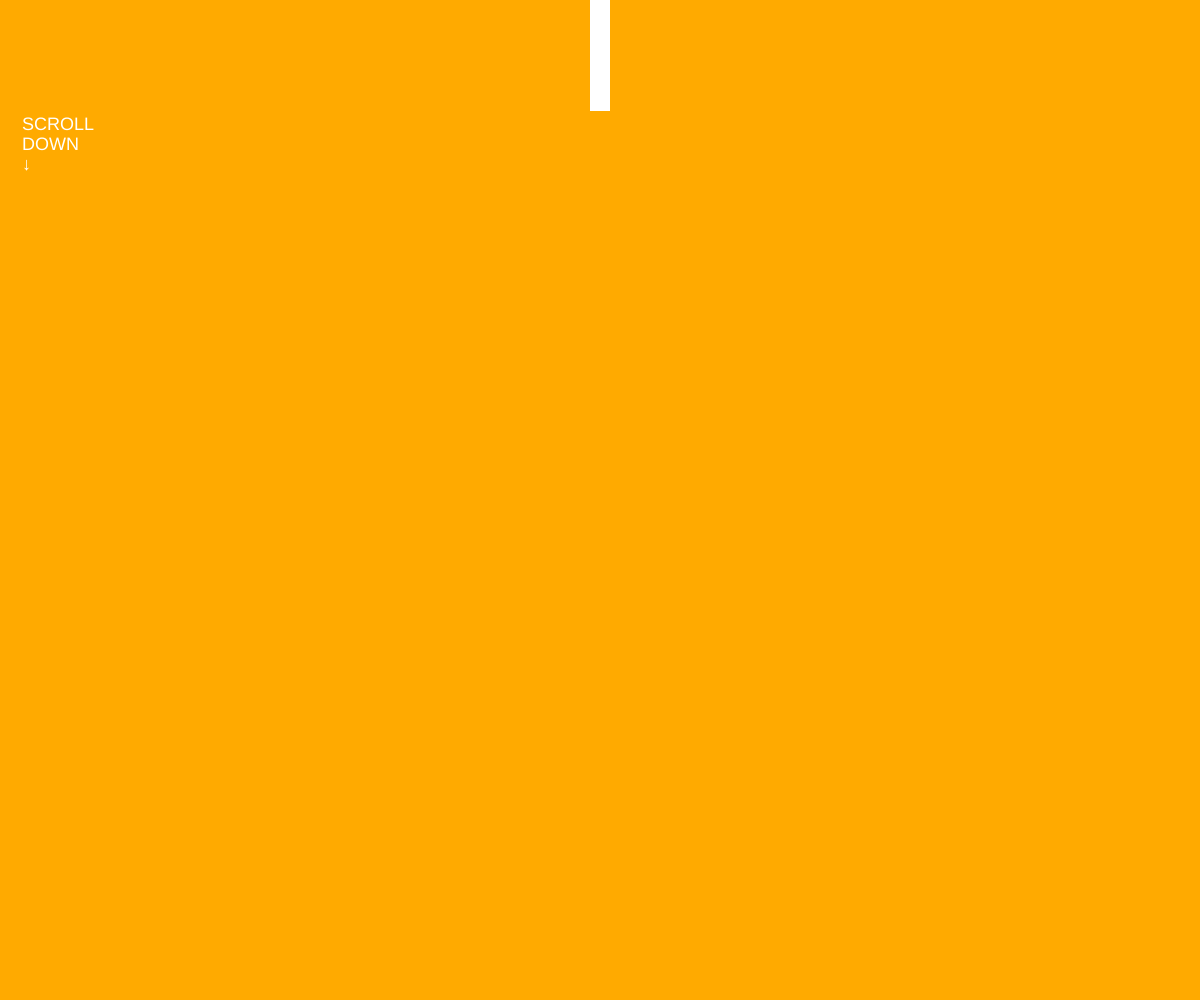
Frame 1 (no input)
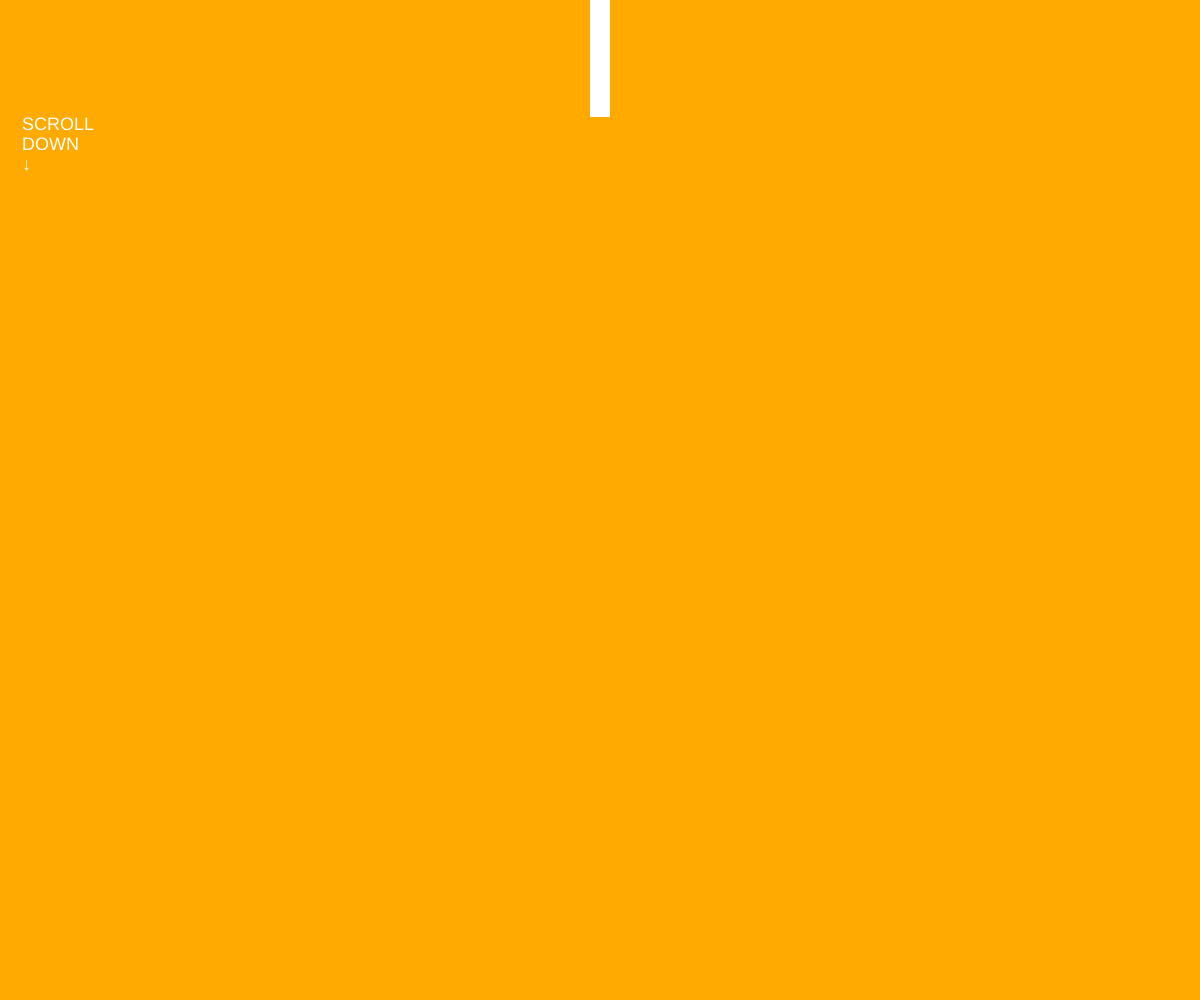
Frame 60 (no input)
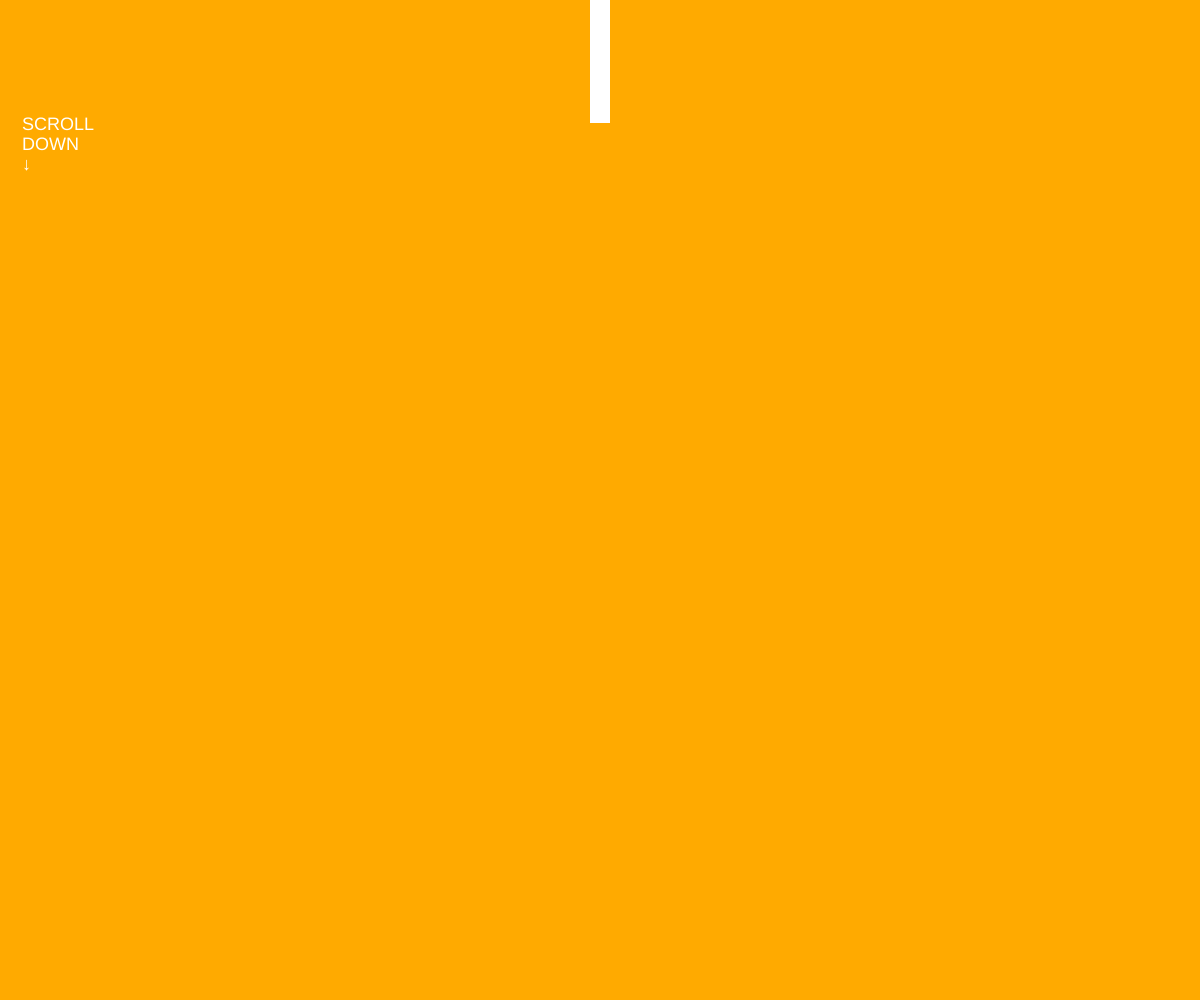
Frame 120 (the mouse pressed at the canvas centre since frame 60)

The p5.js sketch that drew these frames (run headless with seeded random() and noise() and a simulated clock; from frame 60 on, the mouse is pressed at the canvas centre):

// p5.js sketch
// ── sketch.js
var pos = 10;
var dato = 1;


function mouseWheel(event) {
  //println(event.delta);
  pos += event.delta;
  posRev = height - 10 - pos;
}

function scrollDown(){
  
  textSize(18);
  textFont("Helvetica");
  fill(255);
  text("SCROLL", 22, 130);
  text("DOWN", 22, 150);
  text("↓", 22, 170);
}
function setup() {
  createCanvas(windowWidth, windowHeight);
  rectMode(CENTER);
  

}
function draw(){

noStroke();
  background(255, 170, 0);

scrollDown();

  pos = pos + dato;


    if (pos <= 25) {
    dato = 0.05;
    pos+=0.05;
  }

if (pos >= height - 300) {

    dato = -3;
    pos-=3;
  }
  
  fill(255);
  rect(width/2, pos, 20, 200);


}

function windowResized() {
  resizeCanvas(windowWidth, windowHeight);
}
